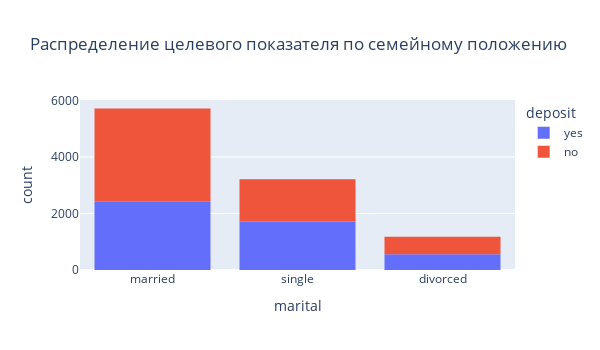

The code cell stored with this chart in its notebook:
### Markdown cell above
### Задания 9 и 10

### Code cell
# постройте визуализации для открывших и неоткрывших депозит в зависимости от семейного статуса
build_histogram(df_filtered, 'marital', 'deposit', 'Распределение целевого показателя по семейному положению')
df_filtered.groupby('marital')['deposit'].value_counts(normalize=True).sort_values(ascending=False)

### Figure 1 — Plotly figure (JSON) as saved in the notebook; plotly's stock layout.template omitted (floating-point values rounded to 4 significant figures; data arrays with more than 128 entries replaced by an {"elided": "..."} marker saying what was removed)
{"data": [{"alignmentgroup": "True", "bingroup": "x", "hovertemplate": "deposit=yes<br>marital=%{x}<br>count=%{y}<extra></extra>", "legendgroup": "yes", "marker": {"color": "#636efa", "pattern": {"shape": ""}}, "name": "yes", "nbinsx": 25, "offsetgroup": "yes", "orientation": "v", "showlegend": true, "type": "histogram", "x": {"elided": "4681 str values"}, "xaxis": "x", "yaxis": "y"}, {"alignmentgroup": "True", "bingroup": "x", "hovertemplate": "deposit=no<br>marital=%{x}<br>count=%{y}<extra></extra>", "legendgroup": "no", "marker": {"color": "#EF553B", "pattern": {"shape": ""}}, "name": "no", "nbinsx": 25, "offsetgroup": "no", "orientation": "v", "showlegend": true, "type": "histogram", "x": {"elided": "5424 str values"}, "xaxis": "x", "yaxis": "y"}], "layout": {"barmode": "relative", "height": 350, "legend": {"title": {"text": "deposit"}, "tracegroupgap": 0}, "title": {"text": "Распределение целевого показателя по семейному положению"}, "width": 600, "xaxis": {"anchor": "y", "domain": [0, 1], "title": {"text": "marital"}}, "yaxis": {"anchor": "x", "domain": [0, 1], "title": {"text": "count"}}}}
